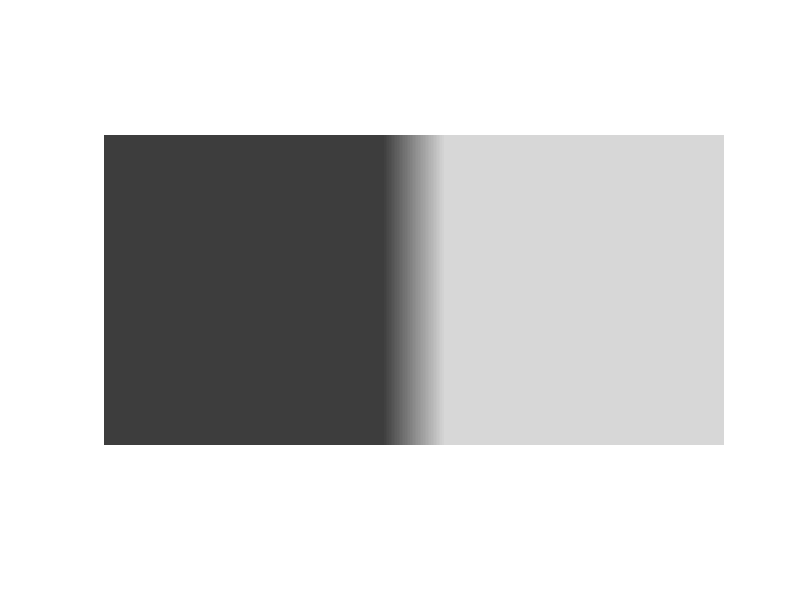

MATLAB code for this plot:

%    -------------------------------------------------------------------
%
%     Mach bands.
%
%     For Chapter 19, Fig. 19.2 of
%     Keener and Sneyd, Mathematical Physiology, 3rd Edition, Springer.
%
%     Written by James Keener and James Sneyd.
%
%    -------------------------------------------------------------------

clear all
close all 
clc

mach = zeros(1000,2000);  % A nice big matrix, to get decent resolution

width = 100;    % The width of the ramp
light = 55000;   % The brightness on the bright side of the ramp
dark = 15500;     % The brightness on the dark side of the ramp

mach(:,1:1000-width)= dark;
mach(:,1000+width:2000) = light;
for i=1:2*width
    mach(:,1000-width+i) = dark + i*(light-dark)/(2*width);   % probably not the most efficient way, but good enough
end

mach = uint16(mach);
imshow(mach)
 
